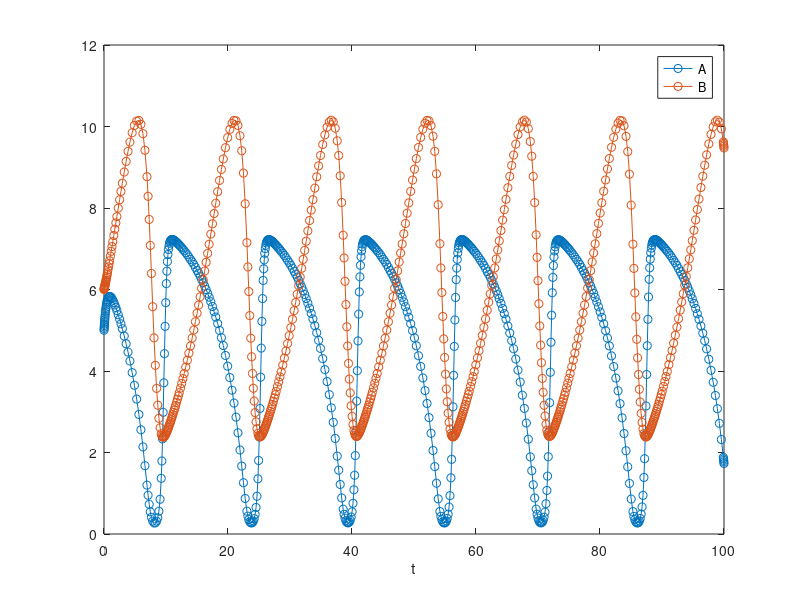

Write the MATLAB code that produced this figure.
function ModifiedLotkaVolterraODE
clear x;

% time span in weeks
tspan = [0 100];

% carrying capacity of prey
G_0 = 8; 

% constants
k_0  = 0.6; % intrinsic rate of prey population increase
k_r  = 1.325; % predation rate coefficient
k_rd = 1; % mortality rate of predator
K_g  = 1;

% initial values
G   = 5; % prey population
R   = 6; % predator population

% integrate with the ode solver
[t, x] = ode45(@(t, x) f(t, x, G_0, k_0, k_r, k_rd, K_g), tspan, [G, R]);

% plot the results
plot(t, x,'-o')
xlabel('t'); 
legend('A','B')

function funcs = f(t, x, G_0, k_0, k_r, k_rd, K_g)

% Define the function on the right side of the ode
% x(1) - G x(2) - R
funcs    = zeros(2, 1);
funcs(1) = k_0 * (G_0 - x(1)) * x(1) - k_r * x(1) * x(2)/(K_g + x(1));
funcs(2) = k_r * x(1) * x(2)/(K_g + x(1)) - k_rd * x(2);